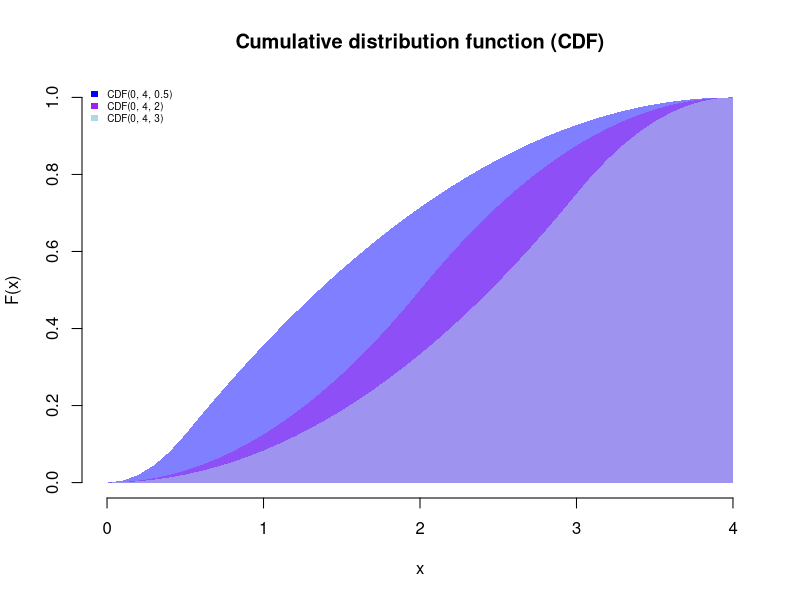

Generate this figure with R:
# Triangular Distribution - Multi CDF


# Assign parameters (min = a, max = b, mode = c) 
a <- 0
b <- 4
c1 <- 0.5  # mode of 1st triangle
c2 <- 2    # mode of 1st triangle
c3 <- 3    # mode of 1st triangle
inc <- 0.1

# adjust range and increment
x <- seq(a, b, by = inc)


# Cumulative Distribution Function (CDF)
cdf1 <- ifelse(x < c1, (x - a)^2 / ((c1 - a) * (b - a)), 1 - (b - x)^2 / ((b - c1) * (b - a)))
cdf2 <- ifelse(x < c2, (x - a)^2 / ((c2 - a) * (b - a)), 1 - (b - x)^2 / ((b - c2) * (b - a)))
cdf3 <- ifelse(x < c3, (x - a)^2 / ((c3 - a) * (b - a)), 1 - (b - x)^2 / ((b - c3) * (b - a)))


# Create an empty plot for CDF
par(bty = "n")  # without box around the plot area
plot(a, b, type = "n", main = "Cumulative distribution function (CDF)", xlab = "x", ylab = "F(x)", xlim = c(a, b), ylim = c(0, 1))

# Plot CDF of 1st triangle
polygon(c(x, rev(x)), c(cdf1, rep(0, length(cdf1))), col = adjustcolor("blue", alpha.f = 0.5), border = NA)

# Plot CDF of 2nd triangle
polygon(c(x, rev(x)), c(cdf2, rep(0, length(cdf2))), col = adjustcolor("purple", alpha.f = 0.5), border = NA)

# Plot CDF of 3rd triangle
polygon(c(x, rev(x)), c(cdf3, rep(0, length(cdf3))), col = adjustcolor("lightblue", alpha.f = 0.5), border = NA)

# Add PDF legend
legend("topleft", legend = c("CDF(0, 4, 0.5)", "CDF(0, 4, 2)", "CDF(0, 4, 3)"), fill = c("blue", "purple", "lightblue"), border = NA, cex = 0.6, bty = "n")


# Use the function rgb() to specify a color with an alpha transparency, e.g. col = rgb(1, 0, 0, 0.5)
# Use the function adjustcolor("red", alpha.f=0.5) for the same result
# alpha.f = (100 - 'transparency in %') * 255 / 100,